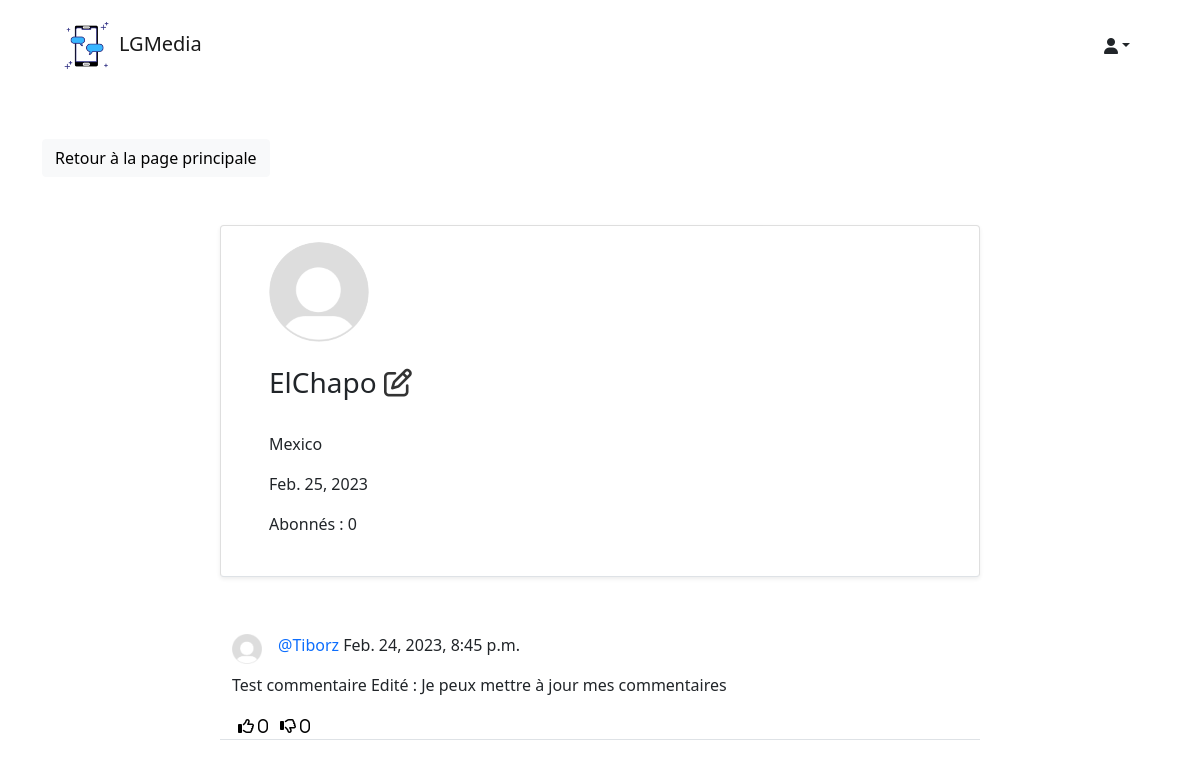
/social/profile/1/ (signed in), run on the app's committed database.
### social/models.py (models this page shows)
class UserProfile(models.Model):
	user = models.OneToOneField(User, primary_key=True, verbose_name='user', related_name='profile', on_delete=models.CASCADE)
	name = models.CharField(max_length=30, blank=True, null=True)
	bio = models.TextField(max_length=500, blank=True, null=True)
	birth_date=models.DateField(null=True, blank=True)
	location = models.CharField(max_length=100, blank=True, null=True)
	picture = models.ImageField(upload_to='uploads/profile_pictures', default='uploads/profile_pictures/default.png', blank=True)
	followers = models.ManyToManyField(User, blank=True, related_name='followers')

class Post(models.Model):
    idPost = models.AutoField(primary_key=True)
    contenu = models.TextField()
    image = models.ImageField(upload_to='uploads/post_photos', blank=True, null=True)
    sendingTime = models.DateTimeField(default=timezone.now)
    auteur = models.ForeignKey(User, on_delete=models.CASCADE)
    likes = models.ManyToManyField(User, blank=True, related_name='likes')
    dislikes = models.ManyToManyField(User, blank=True, related_name='dislikes')

### social/views.py (the view)
# urls.py: path('profile/<int:pk>/', ProfileView.as_view(), name='profile'),
class ProfileView(View):
    def get(self, request, pk, *args, **kwargs):
        profile = UserProfile.objects.get(pk=pk) # SELECT * FROM UserProfile WHERE user = pk
        user = profile.user # on récupère l''utilisateur du profil
        posts = Post.objects.filter(auteur=user).order_by('-sendingTime') # SELECT * FROM Post WHERE auteur = user ORDER BY sendingTime
        abonnes = profile.followers.all() # liste de tout les abonnés de du profil
        total_abonnes = len(abonnes) # nombre total d'abonnés, soit la longueur de la liste
        est_abonne = False
        for abonne in abonnes:
            if abonne == request.user:
                est_abonne =  True
                break
        context = {
            'user': user,
            'profile': profile,
            'posts': posts,
            'total_abonnes': total_abonnes,
            'est_abonne': est_abonne,
        }
        return render(request, 'social/profile.html', context)

### social/templates/social/profile.html (shortened to what this page needs)
{% extends 'landing/base.html' %}
{% block content %}
<div class="container">
    <div class="row mt-5">
        <div class="col-md-3 col-sm-6">
            <a href="{% url 'post-list' %}" class="btn btn-light">Retour à la page principale</a>
        </div>
    </div>
    <div class="row justify-content-center mt-5">
        <div class="card shadow-sm col-md-8 col-sm-12 border-bottom px-5 pt-3">
            <img src="{{ profile.picture.url }}" class="rounded-circle" width="100" height="100" />
            {% if profile.name %}
            <h3 class="py-4">{{ profile.name }}
                <span>
                    {% if request.user == user %}
                        <a href="{% url 'profile-edit' profile.pk %}" style="color: #333"><i class="far fa-edit"></i></a>
                    {% endif %}
                </span>
                {% endif %}
            </h3>
            {% if profile.location %}
            <p>{{ profile.location }}</p>
            {% endif %}
            {% if profile.birth_date %}
            <p>{{ profile.birth_date }}</p>
            {% endif %}
            <div class="mb-4">
                <p>Abonnés : {{ total_abonnes }}</p>
            </div>
        </div>
    </div>
    {% for post in posts %}
    <div class="row justify-content-center mt-5">
        <div class="col-md-8 col-sm-12 border-bottom">
            <div class="d-flex align-items-center">
                <a href="{% url 'profile' post.auteur.profile.pk %}">
                    <img class="round-circle post-pdp" height="30" width="30" src="{{ post.auteur.profile.picture.url }}" />
                </a>
                <p class="post-text">
                    <a class="text-primary post-link" href="{% url 'profile' post.auteur.profile.pk %}">@{{ post.auteur }}</a> {{ post.sendingTime }}
                </p>
            </div>
            <div class="position-relative">
                <p>{{ post.contenu }}</p>
            </div>
            <div class="d-flex flex-row">
                <form method="POST" action="{% url 'like' post.pk %}">
                    <button style="background-color: transparent; border: none; box-shadow: none;" type="submit">
                        <i class="far fa-thumbs-up"> <span>{{ post.likes.all.count }}</span></i>
                    </button>
                </form>
                <form method="POST" action="{% url 'dislike' post.pk %}">
                    <button style="background-color: transparent; border: none; box-shadow: none;" type="submit">
                        <i class="far fa-thumbs-down"> <span>{{ post.dislikes.all.count }}</span></i>
                    </button>
                </form>
            </div>
        </div>
    </div>
    {% endfor %}
</div>
{% endblock content %}

### static/style.css (style rules this page uses)
.post-pdp { float: left; margin-right: 1rem; }
.post-link { text-decoration: none; }
.post-text { padding-top: 0.5rem; }

### data on the page
UserProfile: picture (placeholder picture), name "ElChapo", location "Mexico", birth_date "Feb. 25, 2023"
Post: auteur.profile.picture (placeholder picture), auteur "Tiborz", sendingTime "Feb. 24, 2023, 8:45 p.m.", contenu "Test commentaire Edité : Je peux mettre à jour mes commentaires", likes.all.count "0", dislikes.all.count "0"

### other printed values
{{ total_abonnes }} "0"
